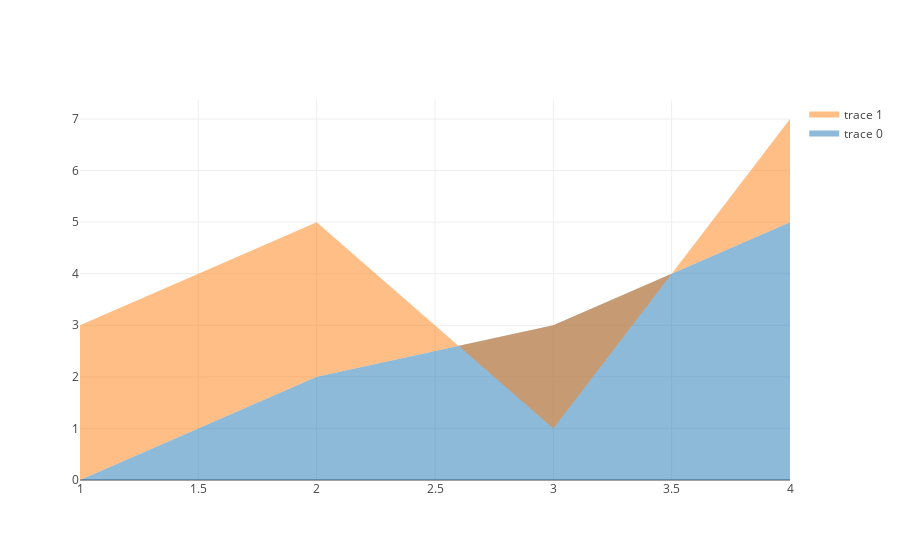

Notebook code cell kept with this figure:
### Markdown cell above
# Overlaid Area Chart Without Boundary Lines

### Code cell
import plotly.graph_objs as go

trace1 = go.Scatter(
    x=[1, 2, 3, 4],
    y=[0, 2, 3, 5],
    fill='tozeroy',
    mode= 'none'
)
trace2 = go.Scatter(
    x=[1, 2, 3, 4],
    y=[3, 5, 1, 7],
    fill='tonexty',
    mode= 'none'
)

data = [trace1, trace2]
pyo.iplot(data, filename='basic-area-no-bound')

### Figure 1 — Plotly figure (JSON) as saved in the notebook; plotly's stock layout.template omitted (floating-point values rounded to 4 significant figures)
{"data": [{"fill": "tozeroy", "mode": "none", "type": "scatter", "uid": "86e46e4d-83fa-4045-a88a-1a75837c28a2", "x": [1, 2, 3, 4], "y": [0, 2, 3, 5]}, {"fill": "tonexty", "mode": "none", "type": "scatter", "uid": "8f569f39-fa29-4816-8a47-be08fc0bb3e7", "x": [1, 2, 3, 4], "y": [3, 5, 1, 7]}], "layout": {}}
